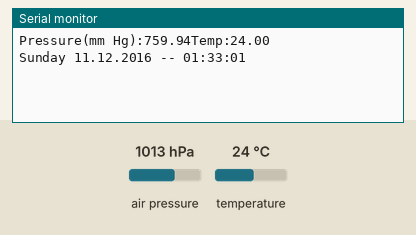
A sketch run on a simulated Arduino Uno, built with avr-gcc and run on an emulated ATmega328P. Shown: the last lines printed to the serial monitor. The test bench sets the inputs (shaded band); at power-on: air pressure 1013 hPa, temperature 24 °C. The local clock reads 2024-03-15 10:24:30 at power-on unless the sketch sets it.

Above: at 2.2 s.
2.3 s: air pressure set to 952 hPa
At 3.8 s:
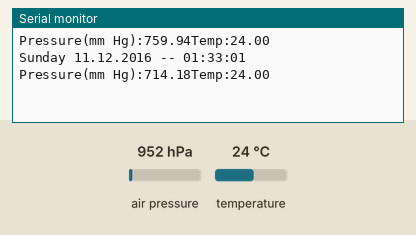
5.0 s: temperature set to 12 °C
At 5.6 s:
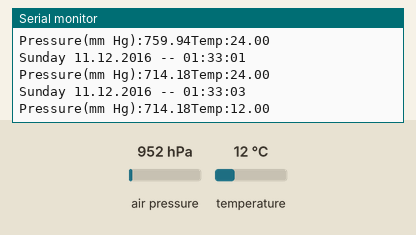
7.7 s: air pressure set to 975 hPa
At 8.8 s:
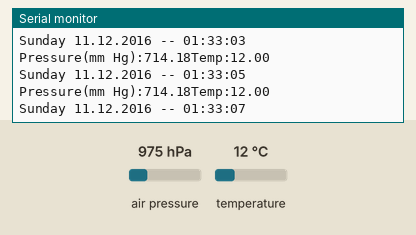
Timing chart, 0 to 10.7 s (numbered marks = the images above; inputs shaded):
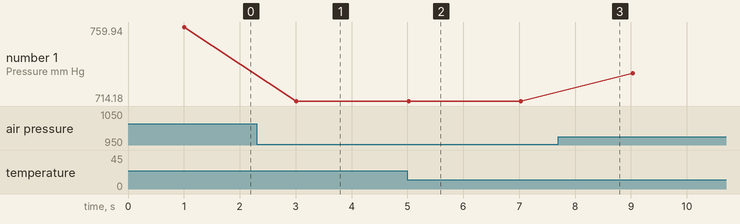

Measured:
- after the input at 2.3 s, the serial monitor: prints a new line after 0.71 s (image 1)
- after the input at 5.0 s, the serial monitor: prints a new line at once (image 2)
- plotted number 1: 759.94 → 714.18 after the input at 2.3 s, 714.18 → 731.43 after the input at 7.7 s

The sketch:

sketch_dec11a.ino
```cpp
#include <DS1302.h>
#include <Wire.h>
#include <BMP085.h>

DS1302 rtc(2, 3, 4);
BMP085 dps = BMP085();

long Temperature = 0, Pressure = 0;

void setup()
{

  Serial.begin(9600);
  Wire.begin();
  delay(1000);
  dps.init();

  rtc.halt(false);
  rtc.writeProtect(false);

  Serial.begin(9600);

  rtc.setDOW(FRIDAY);        // Set Day-of-Week to FRIDAY
  rtc.setTime(01, 33, 00);     // Set the time to 12:00:00 (24hr format)
  rtc.setDate(11, 12, 2016);   // Set the date to August 6th, 2010
}


void loop(void) {
  dps.getPressure(&Pressure);
  dps.getTemperature(&Temperature);

  Serial.print("Pressure(mm Hg):");
  Serial.print(Pressure/133.3);      //Выводим давление в мм.рт ст
  Serial.print("Temp:");
  Serial.println(Temperature*0.1);   // Температуру в градусах Цельсия
  delay(1000);

  // Send Day-of-Week
  Serial.print(rtc.getDOWStr());
  Serial.print(" ");

  // Send date
  Serial.print(rtc.getDateStr());
  Serial.print(" -- ");

  // Send time
  Serial.println(rtc.getTimeStr());

  // Wait one second before repeating :)
  delay (1000);
}
```
